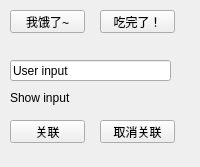
<?xml version="1.0" encoding="UTF-8"?>
<ui version="4.0">
 <class>ButtonTest</class>
 <widget class="QWidget" name="ButtonTest">
  <property name="geometry">
   <rect>
    <x>0</x>
    <y>0</y>
    <width>200</width>
    <height>167</height>
   </rect>
  </property>
  <property name="windowTitle">
   <string>Form</string>
  </property>
  <widget class="QPushButton" name="ConntButton">
   <property name="geometry">
    <rect>
     <x>10</x>
     <y>120</y>
     <width>75</width>
     <height>23</height>
    </rect>
   </property>
   <property name="text">
    <string>关联</string>
   </property>
  </widget>
  <widget class="QLabel" name="label">
   <property name="geometry">
    <rect>
     <x>10</x>
     <y>90</y>
     <width>161</width>
     <height>16</height>
    </rect>
   </property>
   <property name="text">
    <string>Show input</string>
   </property>
  </widget>
  <widget class="QPushButton" name="DisconntButton">
   <property name="geometry">
    <rect>
     <x>100</x>
     <y>120</y>
     <width>75</width>
     <height>23</height>
    </rect>
   </property>
   <property name="text">
    <string>取消关联</string>
   </property>
  </widget>
  <widget class="QPushButton" name="hungryButton">
   <property name="geometry">
    <rect>
     <x>100</x>
     <y>10</y>
     <width>75</width>
     <height>23</height>
    </rect>
   </property>
   <property name="text">
    <string>吃完了！</string>
   </property>
  </widget>
  <widget class="QLineEdit" name="lineEdit">
   <property name="geometry">
    <rect>
     <x>10</x>
     <y>60</y>
     <width>161</width>
     <height>21</height>
    </rect>
   </property>
   <property name="text">
    <string>User input</string>
   </property>
  </widget>
  <widget class="QPushButton" name="pushButton">
   <property name="geometry">
    <rect>
     <x>10</x>
     <y>10</y>
     <width>75</width>
     <height>23</height>
    </rect>
   </property>
   <property name="text">
    <string>我饿了~</string>
   </property>
  </widget>
 </widget>
 <resources/>
 <connections/>
</ui>
